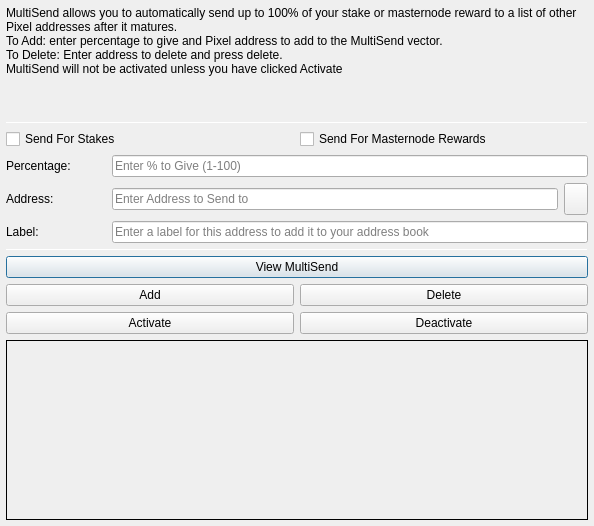
<?xml version="1.0" encoding="UTF-8"?>
<ui version="4.0">
 <class>MultiSendDialog</class>
 <widget class="QDialog" name="MultiSendDialog">
  <property name="windowModality">
   <enum>Qt::NonModal</enum>
  </property>
  <property name="geometry">
   <rect>
    <x>0</x>
    <y>0</y>
    <width>594</width>
    <height>526</height>
   </rect>
  </property>
  <property name="windowTitle">
   <string>MultiSend</string>
  </property>
  <layout class="QVBoxLayout" name="verticalLayout" stretch="0">
   <property name="leftMargin">
    <number>6</number>
   </property>
   <property name="topMargin">
    <number>6</number>
   </property>
   <property name="rightMargin">
    <number>6</number>
   </property>
   <property name="bottomMargin">
    <number>6</number>
   </property>
   <item>
    <layout class="QVBoxLayout" name="verticalLayout_Main" stretch="1,1,1,0,1,1,1">
     <item>
      <widget class="QLabel" name="label_2">
       <property name="lineWidth">
        <number>1</number>
       </property>
       <property name="text">
        <string>MultiSend allows you to automatically send up to 100% of your stake or masternode reward to a list of other Pixel addresses after it matures.
To Add: enter percentage to give and Pixel address to add to the MultiSend vector.
To Delete: Enter address to delete and press delete.
MultiSend will not be activated unless you have clicked Activate</string>
       </property>
       <property name="alignment">
        <set>Qt::AlignLeading|Qt::AlignLeft|Qt::AlignTop</set>
       </property>
       <property name="wordWrap">
        <bool>true</bool>
       </property>
      </widget>
     </item>
     <item>
      <widget class="Line" name="line">
       <property name="minimumSize">
        <size>
         <width>0</width>
         <height>1</height>
        </size>
       </property>
       <property name="maximumSize">
        <size>
         <width>16777215</width>
         <height>1</height>
        </size>
       </property>
       <property name="orientation">
        <enum>Qt::Horizontal</enum>
       </property>
      </widget>
     </item>
     <item>
      <layout class="QVBoxLayout" name="verticalLayout_Settings">
       <item>
        <layout class="QHBoxLayout" name="horizontalLayout">
         <item>
          <widget class="QCheckBox" name="multiSendStakeCheckBox">
           <property name="text">
            <string>Send For Stakes</string>
           </property>
          </widget>
         </item>
         <item>
          <widget class="QCheckBox" name="multiSendMasternodeCheckBox">
           <property name="text">
            <string>Send For Masternode Rewards</string>
           </property>
          </widget>
         </item>
        </layout>
       </item>
       <item>
        <layout class="QHBoxLayout" name="horizontalLayout_6">
         <item>
          <widget class="QLabel" name="label">
           <property name="minimumSize">
            <size>
             <width>100</width>
             <height>0</height>
            </size>
           </property>
           <property name="toolTip">
            <string>Percentage of stake to send</string>
           </property>
           <property name="text">
            <string>Percentage:</string>
           </property>
          </widget>
         </item>
         <item>
          <widget class="QLineEdit" name="multiSendPercentEdit">
           <property name="toolTip">
            <string>Enter whole numbers 1 - 100</string>
           </property>
           <property name="placeholderText">
            <string>Enter % to Give (1-100)</string>
           </property>
          </widget>
         </item>
        </layout>
       </item>
       <item>
        <layout class="QHBoxLayout" name="horizontalLayout_7">
         <item>
          <widget class="QLabel" name="label_5">
           <property name="minimumSize">
            <size>
             <width>100</width>
             <height>0</height>
            </size>
           </property>
           <property name="toolTip">
            <string>Address to send portion of stake to</string>
           </property>
           <property name="text">
            <string>Address:</string>
           </property>
          </widget>
         </item>
         <item>
          <widget class="QLineEdit" name="multiSendAddressEdit">
           <property name="toolTip">
            <string/>
           </property>
           <property name="placeholderText">
            <string>Enter Address to Send to</string>
           </property>
          </widget>
         </item>
         <item>
          <widget class="QToolButton" name="addressBookButton">
           <property name="maximumSize">
            <size>
             <width>16777215</width>
             <height>32</height>
            </size>
           </property>
           <property name="toolTip">
            <string>Choose an address from the address book</string>
           </property>
           <property name="text">
            <string/>
           </property>
           <property name="icon">
            <iconset resource="../pixel.qrc">
             <normaloff>:/icons/address-book</normaloff>:/icons/address-book</iconset>
           </property>
           <property name="shortcut">
            <string>Alt+A</string>
           </property>
          </widget>
         </item>
        </layout>
       </item>
      </layout>
     </item>
     <item>
      <layout class="QHBoxLayout" name="horizontalLayout_3">
       <item>
        <widget class="QLabel" name="label_3">
         <property name="minimumSize">
          <size>
           <width>100</width>
           <height>0</height>
          </size>
         </property>
         <property name="text">
          <string>Label:</string>
         </property>
        </widget>
       </item>
       <item>
        <widget class="QLineEdit" name="labelAddressLabelEdit">
         <property name="placeholderText">
          <string>Enter a label for this address to add it to your address book</string>
         </property>
        </widget>
       </item>
      </layout>
     </item>
     <item>
      <widget class="Line" name="line_2">
       <property name="minimumSize">
        <size>
         <width>0</width>
         <height>1</height>
        </size>
       </property>
       <property name="maximumSize">
        <size>
         <width>16777215</width>
         <height>1</height>
        </size>
       </property>
       <property name="orientation">
        <enum>Qt::Horizontal</enum>
       </property>
      </widget>
     </item>
     <item>
      <layout class="QVBoxLayout" name="verticalLayout_Buttons">
       <item>
        <layout class="QHBoxLayout" name="horizontalLayout_4">
         <item>
          <widget class="QPushButton" name="viewButton">
           <property name="toolTip">
            <string/>
           </property>
           <property name="statusTip">
            <string>View MultiSend Vector</string>
           </property>
           <property name="text">
            <string>View MultiSend</string>
           </property>
          </widget>
         </item>
        </layout>
       </item>
       <item>
        <layout class="QHBoxLayout" name="horizontalLayout_2">
         <item>
          <widget class="QPushButton" name="addButton">
           <property name="toolTip">
            <string/>
           </property>
           <property name="statusTip">
            <string>Add to MultiSend Vector</string>
           </property>
           <property name="text">
            <string>Add</string>
           </property>
          </widget>
         </item>
         <item>
          <widget class="QPushButton" name="deleteButton">
           <property name="toolTip">
            <string/>
           </property>
           <property name="statusTip">
            <string>Delete Address From MultiSend Vector</string>
           </property>
           <property name="text">
            <string>Delete</string>
           </property>
          </widget>
         </item>
        </layout>
       </item>
       <item>
        <layout class="QHBoxLayout" name="horizontalLayout_5">
         <item>
          <widget class="QPushButton" name="activateButton">
           <property name="statusTip">
            <string>Activate MultiSend</string>
           </property>
           <property name="text">
            <string>Activate</string>
           </property>
          </widget>
         </item>
         <item>
          <widget class="QPushButton" name="disableButton">
           <property name="statusTip">
            <string>Deactivate MultiSend</string>
           </property>
           <property name="text">
            <string>Deactivate</string>
           </property>
          </widget>
         </item>
        </layout>
       </item>
      </layout>
     </item>
     <item>
      <widget class="QLabel" name="message">
       <property name="minimumSize">
        <size>
         <width>0</width>
         <height>180</height>
        </size>
       </property>
       <property name="frameShape">
        <enum>QFrame::Panel</enum>
       </property>
       <property name="frameShadow">
        <enum>QFrame::Plain</enum>
       </property>
       <property name="lineWidth">
        <number>1</number>
       </property>
       <property name="midLineWidth">
        <number>1</number>
       </property>
       <property name="text">
        <string/>
       </property>
       <property name="alignment">
        <set>Qt::AlignLeading|Qt::AlignLeft|Qt::AlignTop</set>
       </property>
       <property name="wordWrap">
        <bool>true</bool>
       </property>
      </widget>
     </item>
    </layout>
   </item>
  </layout>
 </widget>
 <resources>
  <include location="../pixel.qrc"/>
 </resources>
 <connections/>
</ui>
